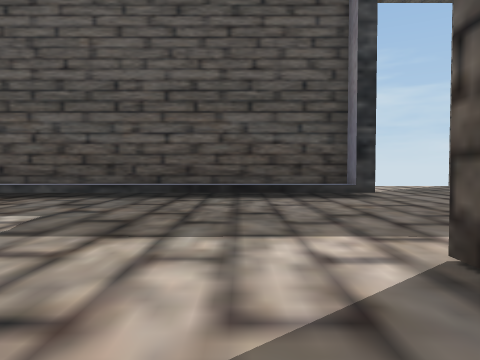
[1] (above)

23 first-person views from a walk through a 3-D level made in the Unity game engine. The camera is 1.2 m above the floor, tilts 2° down and sees 70° across. The floor is counted in squares, 2 m on a side. Each view is taken from the middle of a square. On the plan, view 1 faces up. The plan holds only what a view shows up to about 10 squares ahead; the rest is blank. The place goes on beyond the plan.

[2]
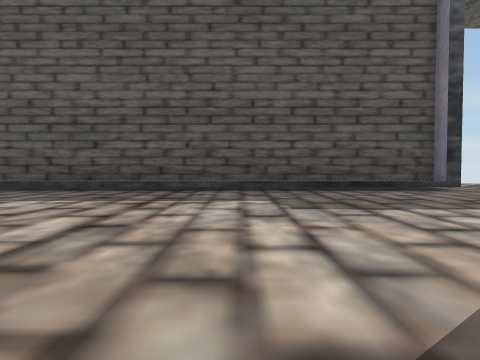

[3]
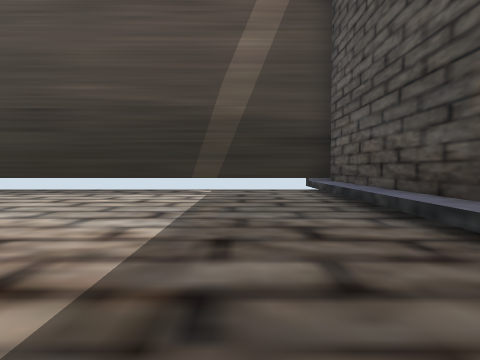

[4]
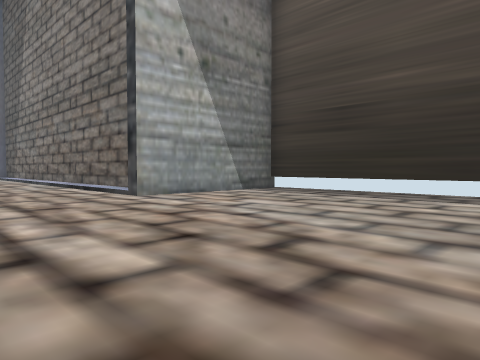

[5]
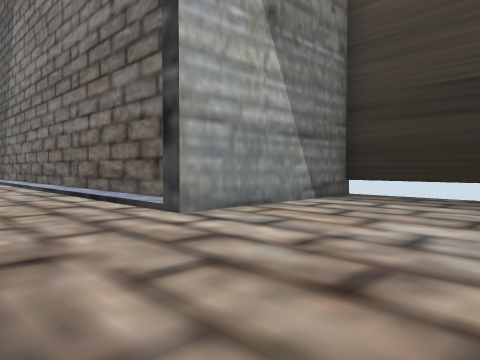

[6]
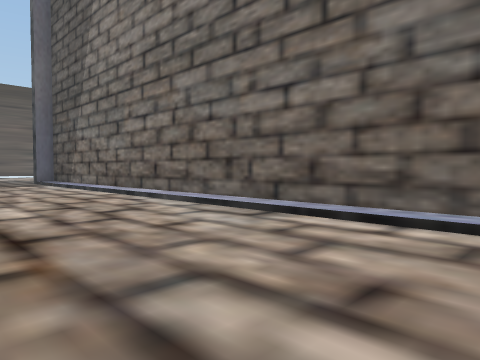

[7]
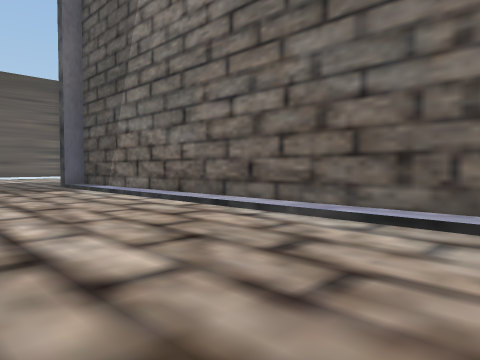

[8]
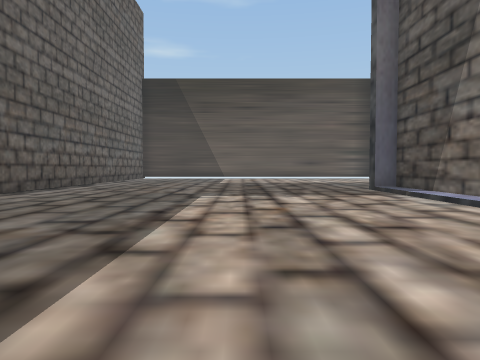

[9]
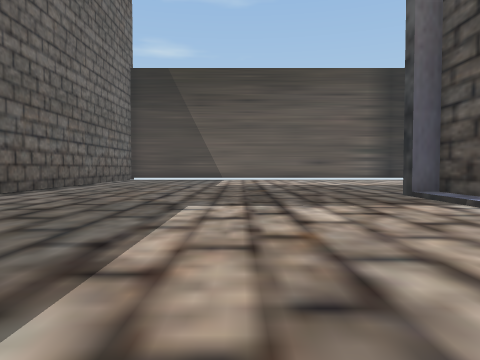

[10]
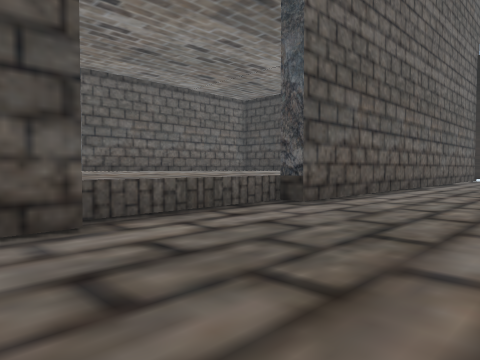

[11]
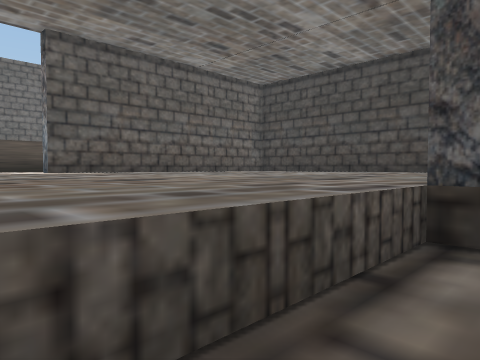

[12]
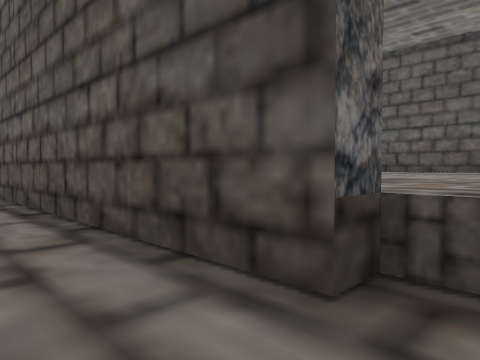

[13]
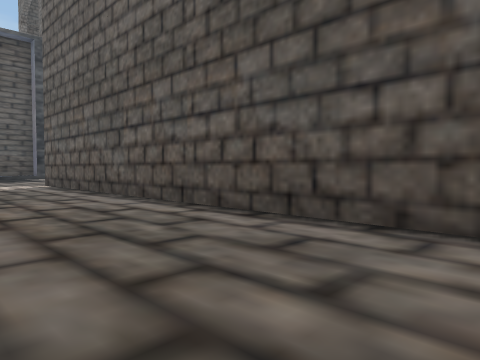

[14]
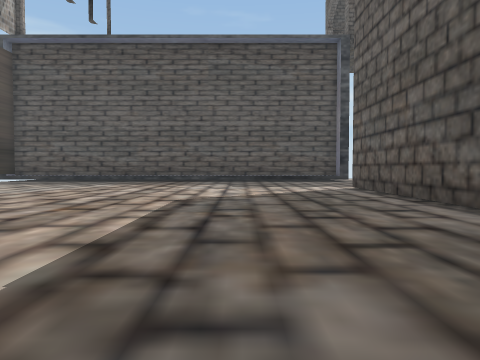

[15]
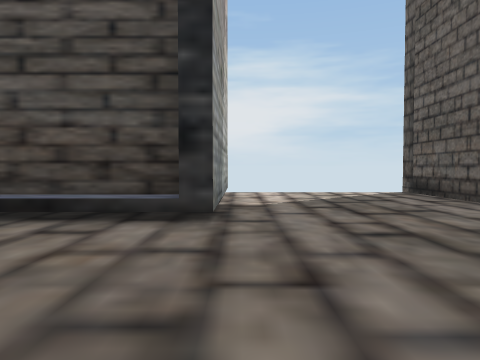

[16]
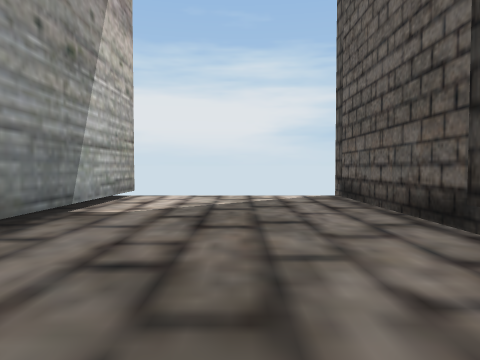

[17]
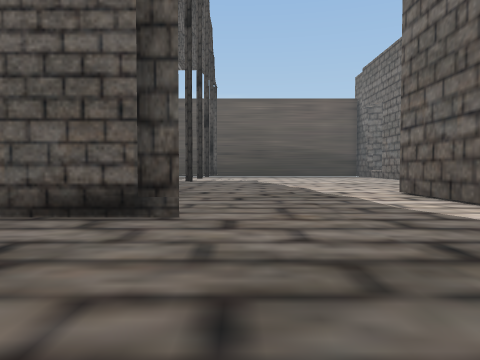

[18]
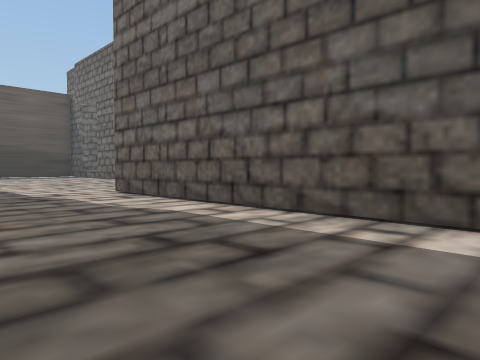

[19]
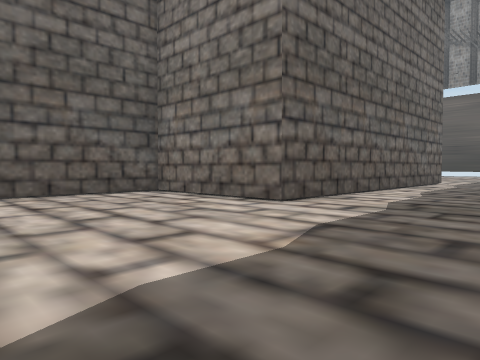

[20]
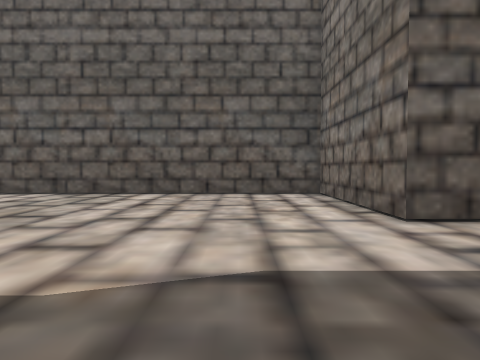

[21]
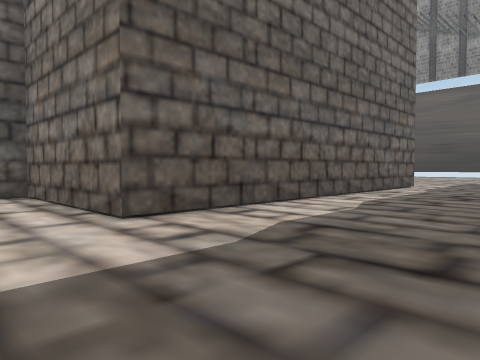

[22]
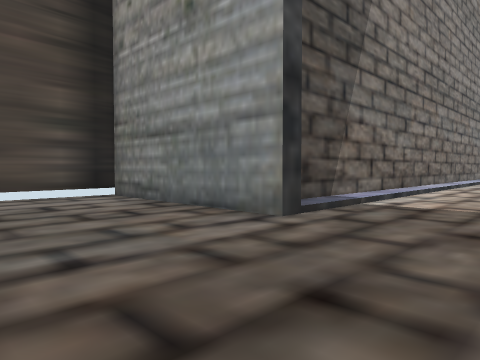

[23]
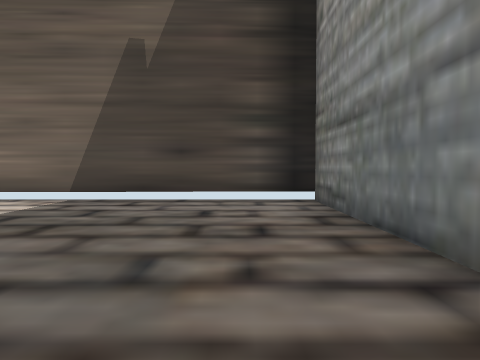

### Floor plan
Key: @ floor where view 1 was taken; # wall or solid block; . main floor; : floor 0.25 m higher than the main floor; / step, stairs or slope; ^ raised ledge.
Columns run from 13 left of view 1 to 16 right of it. Each row starts with its distance up from view 1.
 12                ##   ##
 11                #.....#
 10                #.....^
  9                #.....^
  8  ################....^
  7  #//////////////#...#.   #
  6  #............................
  5  #............................
  4  #............................
  3  #............................
  2  #.............##########.....
  1  #.............#        #.....
  0  #...........@.#        #.....
 -1  #.............#        #.....
 -2  #.............#        ######
 -3  #####.........#
 -4     #:.........#
 -5     #:.........#
 -6     #:.........#
 -7     #:.........#
 -8     #:.... ....#
 -9     #:.... ....#    ^^^ ^
-10     #:.........# ^^^^^ ^^
-11     #:.........#^^^^^
-12     #:.........^^^
-13     #:.........^^^^^^^
-14     #:.........^^^^^^^^ ^
-15     #:.........#^^^^^^^^^^
-16     #:.........#^^^^^^^ ^
-17     #:.........#^^^^^^
-18 ######.........#^^^^^
-19 #..............#^^^^
-20 #..............#^^^
-21 #..............# ^
-22 #........
-23 #...

Where each view was taken, in squares from view 1:
view 1: 0 up, 0 right, facing up
view 2: 2 down, 3 left, facing up
view 3: 5 up, 3 left, facing left
view 4: 4 up, 4 left, facing down-left
view 5: 1 up, 5 left, facing down-left
view 6: 4 down, 4 left, facing down-left
view 7: 7 down, 4 left, facing down-left
view 8: 9 down, 4 left, facing down
view 9: 11 down, 4 left, facing down
view 10: 10 down, 2 left, facing down-right
view 11: 12 down, 1 right, facing down-right
view 12: 12 down, 0 right, facing up-right
view 13: 10 down, 2 left, facing up-right
view 14: 8 down, 2 left, facing up
view 15: 3 up, 3 right, facing up
view 16: 4 up, 5 right, facing up
view 17: 6 up, 3 right, facing right
view 18: 6 up, 3 right, facing down-right
view 19: 6 up, 16 right, facing down-left
view 20: 6 up, 13 right, facing down
view 21: 6 up, 13 right, facing down-left
view 22: 22 down, 5 left, facing up-left
view 23: 20 down, 6 left, facing left
